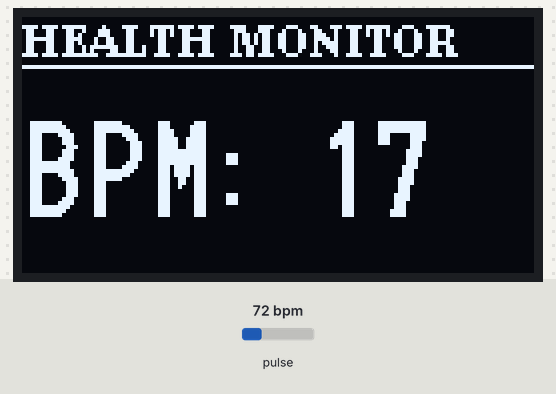
The sketch below on a simulated ESP32. Parts: 128×64 one-colour display. The inputs (shaded band) are chosen by the test bench; at power-on: pulse 72 bpm. What the sketch prints to the serial monitor is not drawn.

Above: at 1.2 s.
1.3 s: pulse set to 42 bpm
At 3.5 s:
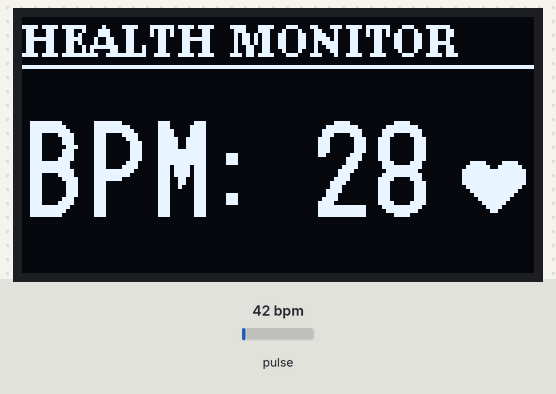
4.2 s: pulse set to 70 bpm
At 5.02 s:
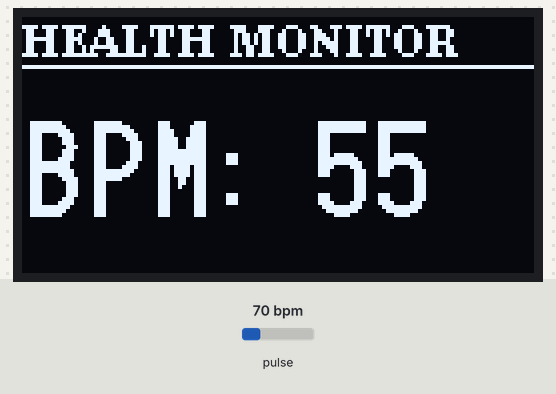
6.3 s: pulse set to 100 bpm
At 8.0 s:
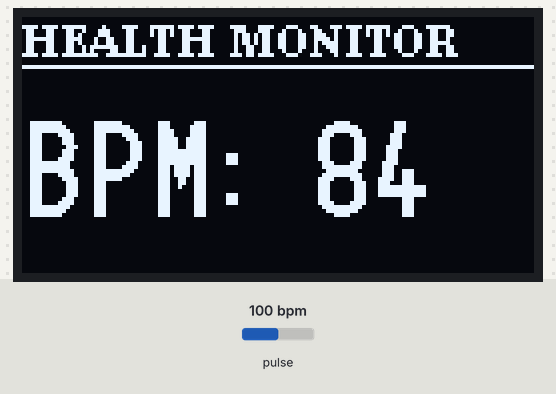
Timing chart, 0 to 9.5 s (numbered marks = the images above; inputs shaded):
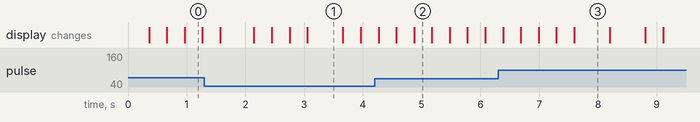

The sketch:

bpmandOLED.ino
```cpp
#include <Arduino.h>
#include <U8g2lib.h>
#include <Wire.h>
#include "MAX30105.h"
#include "heartRate.h"

// --- DISPLAY CONFIGURATION ---
// This specific "Constructor" works for both SSD1306 and SH1106 (Blue Glitch fix)
U8G2_SH1106_128X64_NONAME_F_HW_I2C u8g2(U8G2_R0, /* reset=*/ U8X8_PIN_NONE);

MAX30105 particleSensor;

// --- BPM VARIABLES ---
const byte RATE_SIZE = 4;
byte rates[RATE_SIZE];
byte rateSpot = 0;
long lastBeat = 0;
float beatsPerMinute;
int beatAvg = 0;

void setup() {
  Serial.begin(115200);
  Serial.println("\n--- INITIALIZING SYSTEM ---");

  // I2C Setup on Pins 33 and 32
  Wire.begin(33, 32);
  Wire.setClock(100000); // Standard speed for better stability

  // Initialize OLED
  u8g2.begin();
  u8g2.clearBuffer();
  u8g2.setFont(u8g2_font_ncenB08_tr);
  u8g2.drawStr(0, 30, "SYSTEM READY");
  u8g2.sendBuffer();

  // Initialize Sensor
  if (!particleSensor.begin(Wire, I2C_SPEED_STANDARD)) {
    Serial.println("Sensor not found. Check wiring/power.");
    while(1);
  }

  // Your specific working settings
  particleSensor.setup(0x1F, 4, 2, 100, 411, 4096);
  particleSensor.setPulseAmplitudeRed(0x1F);
  particleSensor.setPulseAmplitudeIR(0x1F);

  Serial.println("Ready. Place finger on sensor.");
}

void loop() {
  long irValue = particleSensor.getIR();

  if (irValue > 50000) {
    if (checkForBeat(irValue) == true) {
      long delta = millis() - lastBeat;
      lastBeat = millis();
      beatsPerMinute = 60 / (delta / 1000.0);

      if (beatsPerMinute < 255 && beatsPerMinute > 20) {
        rates[rateSpot++] = (byte)beatsPerMinute;
        rateSpot %= RATE_SIZE;
        beatAvg = 0;
        for (byte x = 0; x < RATE_SIZE; x++) beatAvg += rates[x];
        beatAvg /= RATE_SIZE;
      }
    }
    updateOLED(true, irValue);
  } else {
    beatAvg = 0;
    updateOLED(false, irValue);
  }
}

void updateOLED(bool fingerDetected, long ir) {
  static unsigned long lastUpdate = 0;
  if (millis() - lastUpdate < 300) return; // Fast refresh
  lastUpdate = millis();

  u8g2.clearBuffer();

  // Header
  u8g2.setFont(u8g2_font_ncenB08_tr);
  u8g2.drawStr(0, 10, "HEALTH MONITOR");
  u8g2.drawHLine(0, 12, 128);

  if (fingerDetected) {
    // BPM Number
    u8g2.setFont(u8g2_font_logisoso24_tf);
    u8g2.setCursor(0, 50);
    u8g2.print("BPM: ");
    if(beatAvg > 0) u8g2.print(beatAvg);
    else u8g2.print("--");

    // Heartbeat Animation
    if ((millis() / 500) % 2 == 0) {
      u8g2.setFont(u8g2_font_open_iconic_human_2x_t);
      u8g2.drawGlyph(110, 50, 66); // Heart icon
    }
  } else {
    u8g2.setFont(u8g2_font_ncenB12_tr);
    u8g2.drawStr(10, 45, "PLACE FINGER");
  }

  u8g2.sendBuffer();

  // Also keep serial detail for debugging
  Serial.print("IR: "); Serial.print(ir);
  Serial.print(" | AVG BPM: "); Serial.println(beatAvg);
}
```

Measured:
- what the display in image 1 shows lasts 0.6 s, from 3.1 s to 3.7 s
